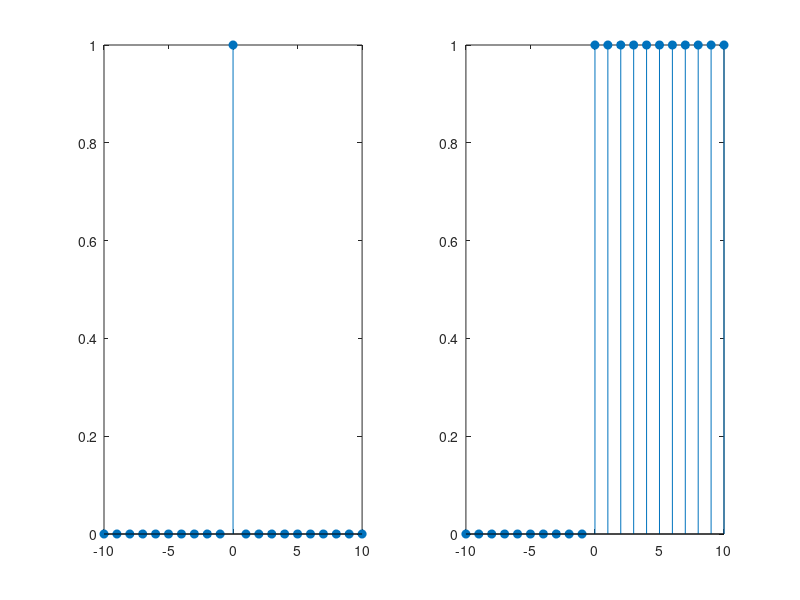

This chart was generated by the following MATLAB code:
%Understanding of subplots
clc
clear all
close all
n=-10:10;
x1=(n==0);
x2=(n>=0);
subplot(1,2,1),stem(n,x1,'filled'),
subplot(1,2,2),stem(n,x2,'filled'),